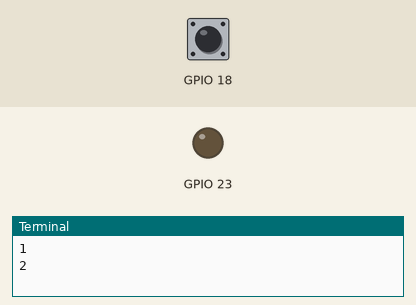
A program run on a simulated Raspberry Pi (BCM pin numbers). On the bench: output pins drawn as LEDs (lit = HIGH), the last lines printed to the terminal. The inputs (shaded band) are chosen by the test bench; at power-on: GPIO 18 HIGH.

Above: at 1.2 s.
1.3 s: GPIO 18 pulled LOW for 0.15 s
At 1.7 s:
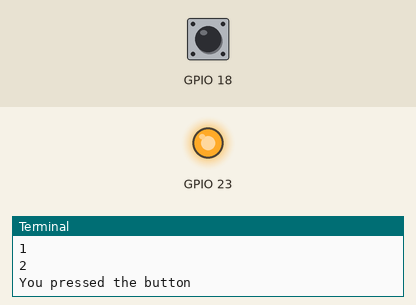
2.9 s: GPIO 18 pulled LOW for 1 s
At 4.2 s:
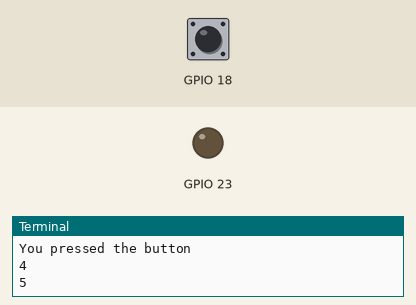
5.4 s: GPIO 18 pulled LOW for 3.2 s
At 6.1 s:
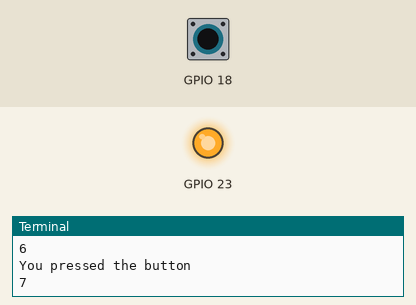
Timing chart, 0 to 8.4 s (numbered marks = the images above; inputs shaded):
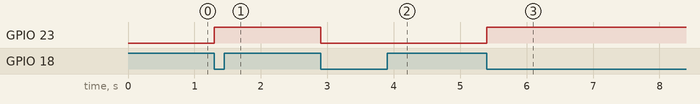

The program:

interrupt.py
```python
import RPi.GPIO as GPIO
import time
GPIO.setmode(GPIO.BCM)
ledstate = False
def my_callback(channel):
    global ledstate
    ledstate = not ledstate
    print("You pressed the button")
    GPIO.output(23, ledstate)
    time.sleep(1)
GPIO.setup(18, GPIO.IN, pull_up_down=GPIO.PUD_UP)
GPIO.setup(23, GPIO.OUT)

GPIO.add_event_detect(18, GPIO.FALLING, callback=my_callback)


i=0

try:

    while True:

        i=i+1

        print(i)

        time.sleep(1)

except KeyboardInterrupt:

    GPIO.cleanup()
```

Measured:
- after the input at 1.3 s, GPIO 23: LOW → HIGH at once
- after the input at 2.9 s, GPIO 23: HIGH → LOW at once
- after the input at 5.4 s, GPIO 23: LOW → HIGH at once
